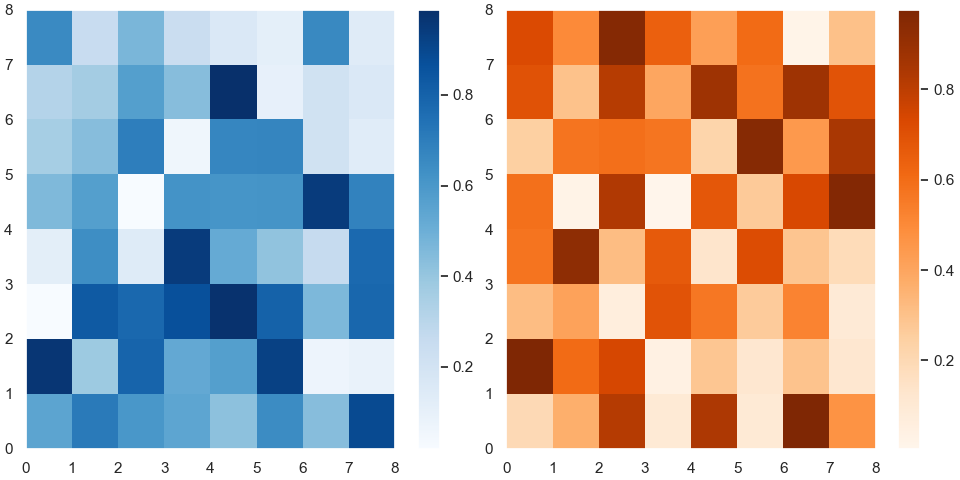

The Python source for this figure:
import seaborn as sns
import matplotlib.pyplot as plt
import numpy as np

np.random.seed(0)  # Add seed to reproduce results
sns.set()

data1 = np.random.random((8, 8))
data2 = np.random.random((8, 8))

fig, axes = plt.subplots(1, 2, constrained_layout=True,
                         figsize=plt.figaspect(1/2))

pcm1 = axes[0].pcolormesh(data1, cmap='Blues')
fig.colorbar(pcm1, ax=axes[0])

pcm2 = axes[1].pcolormesh(data2, cmap='Oranges')
fig.colorbar(pcm2, ax=axes[1])

plt.savefig('ColorBar.png')
plt.show()
